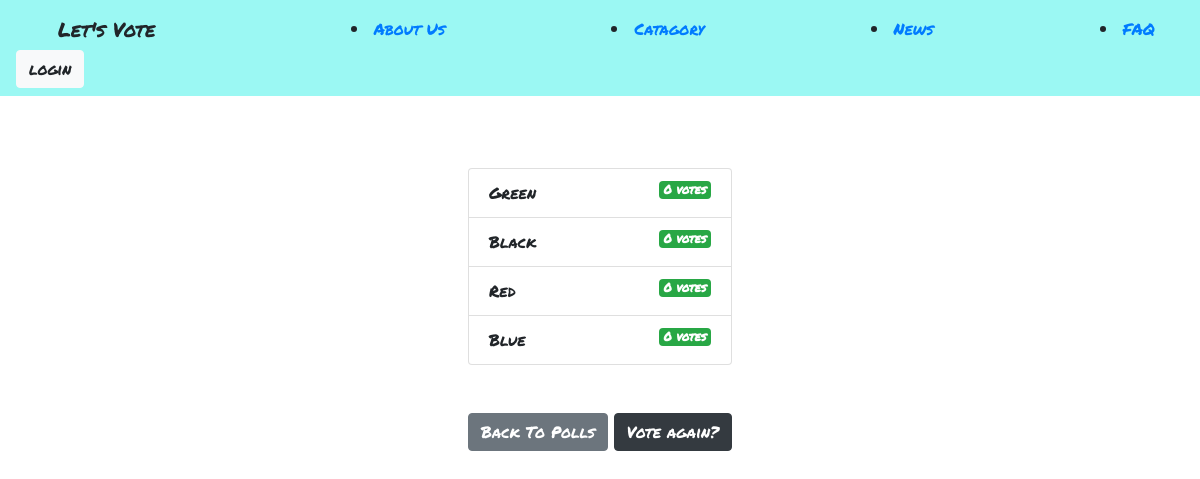
The app's page /polls/2/results/ with its own data.
### polls/models.py (models this page shows, shortened)
class Choice(models.Model):
    question = models.ForeignKey(Question, on_delete=models.CASCADE)
    choice = models.CharField(max_length=100)
    votes = models.IntegerField(default=0)

### polls/views.py (the view)
# urls.py: path('<int:question_id>/results/', views.results, name="results") ,
def results(request, question_id):
    question = get_object_or_404(Question, pk=question_id)
    return render(request, "polls/results.html", {'question':question})

### templates/polls/results.html (shortened to what this page needs)
{% extends 'base.html' %}
{% block content %}
<ul class="list-group mb-5">
	{% for choice in question.choice_set.all %}
	<li class="list-group-item">
		{{ choice.choice }}  <span class="badge badge-success float-right">{{ choice.votes }} vote{{ choice.votes | pluralize }}</span>
	</li>
	{% endfor %}
</ul>
<a class="btn btn-secondary" href="{% url 'polls:index' %}">Back To Polls</a>
<a class="btn btn-dark" href="{% url 'polls:detail' question.id %}">Vote again?</a>
{% endblock %}

### polls/static/style.css (style rules this page uses)
a { font-family: 'Permanent Marker', cursive; }

### records on screen
Choice: choice "Green", votes "0", votes|pluralize "s"
Choice: choice "Black", votes "0", votes|pluralize "s"
Choice: choice "Red", votes "0", votes|pluralize "s"
Choice: choice "Blue", votes "0", votes|pluralize "s"
